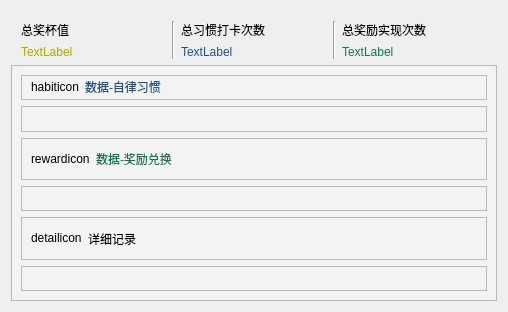
<?xml version="1.0" encoding="UTF-8"?>
<ui version="4.0">
 <class>Frame</class>
 <widget class="QFrame" name="Frame">
  <property name="geometry">
   <rect>
    <x>0</x>
    <y>0</y>
    <width>508</width>
    <height>312</height>
   </rect>
  </property>
  <property name="windowTitle">
   <string>Frame</string>
  </property>
  <property name="styleSheet">
   <string notr="true">SmoothScrollArea {
	border: none; 
	background: transparent;
}

#scrollAreaWidgetContents {
	border-radius: 8px;
	background-color: rgb(243, 243, 243);
}
</string>
  </property>
  <layout class="QVBoxLayout" name="verticalLayout_9">
   <item>
    <layout class="QVBoxLayout" name="verticalLayout">
     <item>
      <layout class="QHBoxLayout" name="horizontalLayout">
       <property name="leftMargin">
        <number>10</number>
       </property>
       <property name="topMargin">
        <number>10</number>
       </property>
       <property name="rightMargin">
        <number>10</number>
       </property>
       <item>
        <layout class="QVBoxLayout" name="verticalLayout_2">
         <item>
          <widget class="SubtitleLabel" name="totalrewardLabel">
           <property name="text">
            <string>总奖杯值</string>
           </property>
          </widget>
         </item>
         <item>
          <widget class="StrongBodyLabel" name="rewardLabel">
           <property name="styleSheet">
            <string notr="true">color: rgb(170, 170, 0);</string>
           </property>
           <property name="text">
            <string>TextLabel</string>
           </property>
          </widget>
         </item>
        </layout>
       </item>
       <item>
        <widget class="Line" name="line">
         <property name="orientation">
          <enum>Qt::Vertical</enum>
         </property>
        </widget>
       </item>
       <item>
        <layout class="QVBoxLayout" name="verticalLayout_3">
         <item>
          <widget class="SubtitleLabel" name="totalhabitcplLabel">
           <property name="text">
            <string>总习惯打卡次数</string>
           </property>
          </widget>
         </item>
         <item>
          <widget class="StrongBodyLabel" name="habitcplLabel">
           <property name="styleSheet">
            <string notr="true">color: rgb(32, 81, 127);</string>
           </property>
           <property name="text">
            <string>TextLabel</string>
           </property>
          </widget>
         </item>
        </layout>
       </item>
       <item>
        <widget class="Line" name="line_2">
         <property name="orientation">
          <enum>Qt::Vertical</enum>
         </property>
        </widget>
       </item>
       <item>
        <layout class="QVBoxLayout" name="verticalLayout_4">
         <item>
          <widget class="SubtitleLabel" name="totalrewardcplLabel">
           <property name="text">
            <string>总奖励实现次数</string>
           </property>
          </widget>
         </item>
         <item>
          <widget class="StrongBodyLabel" name="rewardcplLabel">
           <property name="styleSheet">
            <string notr="true">color: rgb(15, 117, 88);</string>
           </property>
           <property name="text">
            <string>TextLabel</string>
           </property>
          </widget>
         </item>
        </layout>
       </item>
      </layout>
     </item>
     <item>
      <widget class="SmoothScrollArea" name="scrollArea">
       <property name="widgetResizable">
        <bool>true</bool>
       </property>
       <widget class="QWidget" name="scrollAreaWidgetContents">
        <property name="geometry">
         <rect>
          <x>0</x>
          <y>0</y>
          <width>486</width>
          <height>233</height>
         </rect>
        </property>
        <property name="sizePolicy">
         <sizepolicy hsizetype="Preferred" vsizetype="Minimum">
          <horstretch>0</horstretch>
          <verstretch>0</verstretch>
         </sizepolicy>
        </property>
        <layout class="QVBoxLayout" name="verticalLayout_5">
         <item>
          <widget class="QFrame" name="frame">
           <property name="sizePolicy">
            <sizepolicy hsizetype="Preferred" vsizetype="Minimum">
             <horstretch>0</horstretch>
             <verstretch>0</verstretch>
            </sizepolicy>
           </property>
           <property name="frameShape">
            <enum>QFrame::StyledPanel</enum>
           </property>
           <property name="frameShadow">
            <enum>QFrame::Raised</enum>
           </property>
           <layout class="QHBoxLayout" name="horizontalLayout_4">
            <property name="spacing">
             <number>6</number>
            </property>
            <property name="topMargin">
             <number>0</number>
            </property>
            <property name="bottomMargin">
             <number>0</number>
            </property>
            <item alignment="Qt::AlignVCenter">
             <widget class="ImageLabel" name="habiticonLabel">
              <property name="sizePolicy">
               <sizepolicy hsizetype="Fixed" vsizetype="Fixed">
                <horstretch>0</horstretch>
                <verstretch>0</verstretch>
               </sizepolicy>
              </property>
              <property name="text">
               <string>habiticon</string>
              </property>
             </widget>
            </item>
            <item alignment="Qt::AlignLeft|Qt::AlignVCenter">
             <widget class="SubtitleLabel" name="label_8">
              <property name="styleSheet">
               <string notr="true">color: rgb(32, 81, 127);</string>
              </property>
              <property name="text">
               <string>数据-自律习惯</string>
              </property>
             </widget>
            </item>
           </layout>
          </widget>
         </item>
         <item>
          <widget class="QFrame" name="frame_4">
           <property name="sizePolicy">
            <sizepolicy hsizetype="Preferred" vsizetype="Minimum">
             <horstretch>0</horstretch>
             <verstretch>0</verstretch>
            </sizepolicy>
           </property>
           <property name="frameShape">
            <enum>QFrame::StyledPanel</enum>
           </property>
           <property name="frameShadow">
            <enum>QFrame::Raised</enum>
           </property>
           <layout class="QVBoxLayout" name="verticalLayout_6">
            <property name="topMargin">
             <number>0</number>
            </property>
            <property name="bottomMargin">
             <number>0</number>
            </property>
            <item>
             <layout class="QGridLayout" name="gridLayout"/>
            </item>
           </layout>
          </widget>
         </item>
         <item>
          <widget class="QFrame" name="frame_2">
           <property name="sizePolicy">
            <sizepolicy hsizetype="Preferred" vsizetype="Minimum">
             <horstretch>0</horstretch>
             <verstretch>0</verstretch>
            </sizepolicy>
           </property>
           <property name="minimumSize">
            <size>
             <width>0</width>
             <height>42</height>
            </size>
           </property>
           <property name="frameShape">
            <enum>QFrame::StyledPanel</enum>
           </property>
           <property name="frameShadow">
            <enum>QFrame::Raised</enum>
           </property>
           <layout class="QHBoxLayout" name="horizontalLayout_2">
            <property name="topMargin">
             <number>0</number>
            </property>
            <property name="bottomMargin">
             <number>0</number>
            </property>
            <item>
             <widget class="ImageLabel" name="rewardiconLabel">
              <property name="sizePolicy">
               <sizepolicy hsizetype="Fixed" vsizetype="Fixed">
                <horstretch>0</horstretch>
                <verstretch>0</verstretch>
               </sizepolicy>
              </property>
              <property name="minimumSize">
               <size>
                <width>24</width>
                <height>24</height>
               </size>
              </property>
              <property name="text">
               <string>rewardicon</string>
              </property>
             </widget>
            </item>
            <item>
             <widget class="SubtitleLabel" name="label_9">
              <property name="styleSheet">
               <string notr="true">color: rgb(15, 117, 88);</string>
              </property>
              <property name="text">
               <string>数据-奖励兑换</string>
              </property>
             </widget>
            </item>
           </layout>
          </widget>
         </item>
         <item>
          <widget class="QFrame" name="frame_5">
           <property name="sizePolicy">
            <sizepolicy hsizetype="Preferred" vsizetype="Minimum">
             <horstretch>0</horstretch>
             <verstretch>0</verstretch>
            </sizepolicy>
           </property>
           <property name="frameShape">
            <enum>QFrame::StyledPanel</enum>
           </property>
           <property name="frameShadow">
            <enum>QFrame::Raised</enum>
           </property>
           <layout class="QVBoxLayout" name="verticalLayout_7">
            <property name="topMargin">
             <number>0</number>
            </property>
            <property name="bottomMargin">
             <number>0</number>
            </property>
            <item>
             <layout class="QGridLayout" name="gridLayout_2"/>
            </item>
           </layout>
          </widget>
         </item>
         <item>
          <widget class="QFrame" name="frame_3">
           <property name="sizePolicy">
            <sizepolicy hsizetype="Preferred" vsizetype="Minimum">
             <horstretch>0</horstretch>
             <verstretch>0</verstretch>
            </sizepolicy>
           </property>
           <property name="minimumSize">
            <size>
             <width>0</width>
             <height>43</height>
            </size>
           </property>
           <property name="frameShape">
            <enum>QFrame::StyledPanel</enum>
           </property>
           <property name="frameShadow">
            <enum>QFrame::Raised</enum>
           </property>
           <layout class="QHBoxLayout" name="horizontalLayout_5">
            <property name="topMargin">
             <number>0</number>
            </property>
            <property name="bottomMargin">
             <number>0</number>
            </property>
            <item>
             <widget class="ImageLabel" name="detailiconLabel">
              <property name="sizePolicy">
               <sizepolicy hsizetype="Fixed" vsizetype="Fixed">
                <horstretch>0</horstretch>
                <verstretch>0</verstretch>
               </sizepolicy>
              </property>
              <property name="minimumSize">
               <size>
                <width>24</width>
                <height>24</height>
               </size>
              </property>
              <property name="text">
               <string>detailicon</string>
              </property>
             </widget>
            </item>
            <item>
             <widget class="SubtitleLabel" name="label_10">
              <property name="text">
               <string>详细记录</string>
              </property>
             </widget>
            </item>
           </layout>
          </widget>
         </item>
         <item>
          <widget class="QFrame" name="frame_6">
           <property name="sizePolicy">
            <sizepolicy hsizetype="Preferred" vsizetype="Minimum">
             <horstretch>0</horstretch>
             <verstretch>0</verstretch>
            </sizepolicy>
           </property>
           <property name="frameShape">
            <enum>QFrame::StyledPanel</enum>
           </property>
           <property name="frameShadow">
            <enum>QFrame::Raised</enum>
           </property>
           <layout class="QVBoxLayout" name="verticalLayout_8">
            <property name="topMargin">
             <number>0</number>
            </property>
            <property name="bottomMargin">
             <number>0</number>
            </property>
            <item>
             <layout class="QVBoxLayout" name="vlayout"/>
            </item>
           </layout>
          </widget>
         </item>
        </layout>
       </widget>
      </widget>
     </item>
    </layout>
   </item>
  </layout>
 </widget>
 <customwidgets>
  <customwidget>
   <class>StrongBodyLabel</class>
   <extends>QLabel</extends>
   <header>qfluentwidgets</header>
  </customwidget>
  <customwidget>
   <class>SmoothScrollArea</class>
   <extends>QScrollArea</extends>
   <header>qfluentwidgets</header>
   <container>1</container>
  </customwidget>
  <customwidget>
   <class>ImageLabel</class>
   <extends>QLabel</extends>
   <header>qfluentwidgets</header>
  </customwidget>
  <customwidget>
   <class>SubtitleLabel</class>
   <extends>QLabel</extends>
   <header>qfluentwidgets</header>
  </customwidget>
 </customwidgets>
 <resources/>
 <connections/>
</ui>
